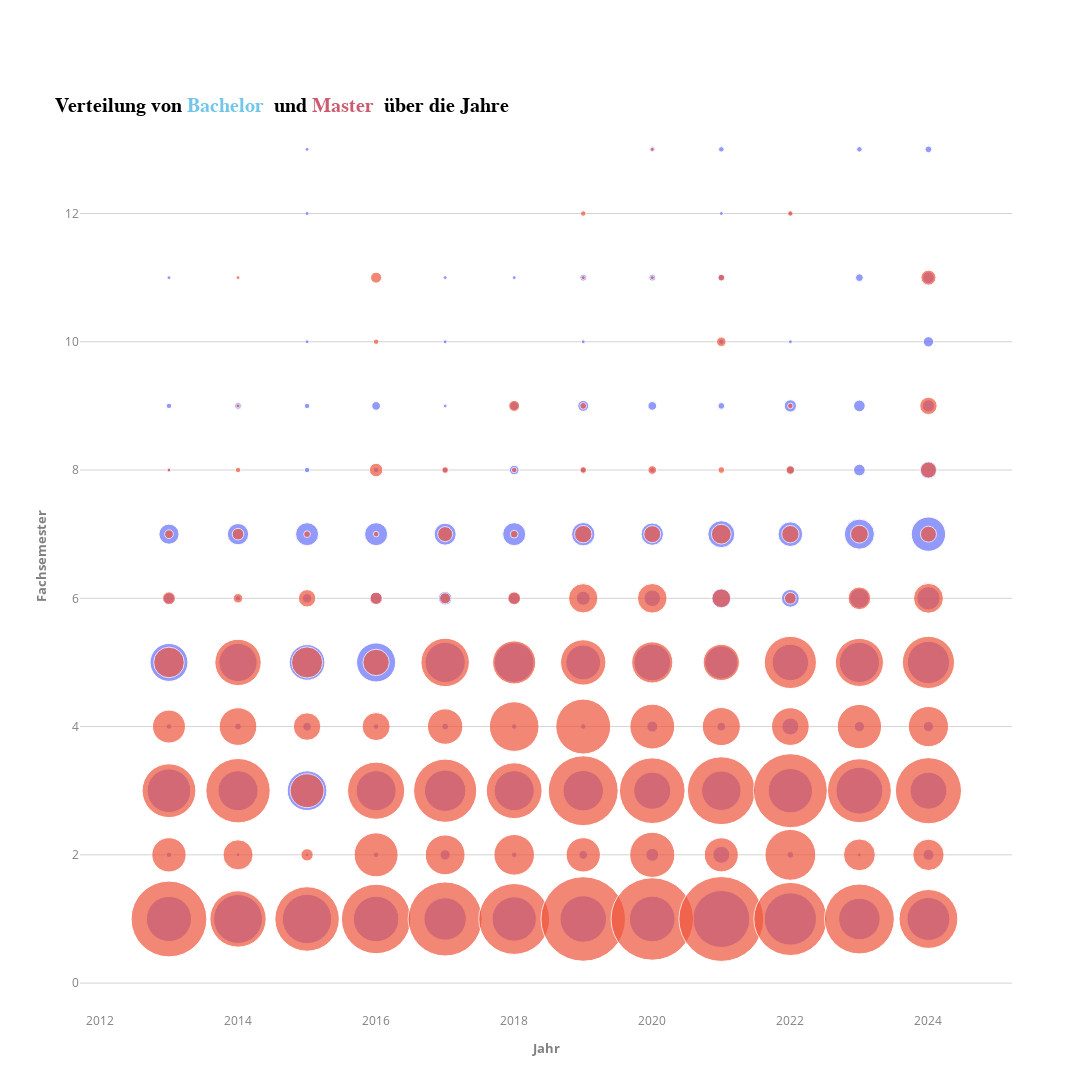

Here is the notebook cell this chart was saved with:
### Code cell
pio.templates["infoviz"] = infoviz_template

# Prepare DataFrame
df = pd.DataFrame(df_sorted)

# Define custom category order (from highest to lowest semester)
category_order = [
    "14 und mehr (%)", "13 (%)", "12 (%)", "11 (%)", "10 (%)", "9 (%)",
    "8 (%)", "7 (%)", "6 (%)", "5 (%)", "4 (%)", "3 (%)", "2 (%)", "1 (%)"
]

# Clean up category names
df["Category"] = df["Category"].str.replace(" (%)", "", regex=False)

# Create scatter plot
fig = px.scatter(
    df,
    x="Jahr",
    y="Category",
    color="Studiengang",
    size="Wert",
    hover_name="Studiengang",
    title="Verteilung von </b><span style='color:#73c6e9;'>Bachelor</span> "
          "<b> und </b><span style='color:#cc5b6e;'>Master</span> <b> über die Jahre",
    labels={"Jahr": "Jahr", "Category": "Fachsemester", "Wert": "Wert"},
    size_max=60,
    category_orders={"Category": category_order}
)

# Layout configuration
fig.update_layout(
    template="infoviz",
    height=1200,
    width=1400,
    showlegend=False
)

# Hinweis: Halbkreise (B.A. / M.A.) waren geplant, aber scheiterten an Plotly-Grenzen
fig.show()
fig.write_image("Plots/pdf/fachsemester1.pdf")

### Figure 1 — Plotly figure (JSON) as saved in the notebook; plotly's stock layout.template omitted (floating-point values rounded to 4 significant figures; data arrays with more than 128 entries replaced by an {"elided": "..."} marker saying what was removed)
{"data": [{"hovertemplate": "<b>%{hovertext}</b><br><br>Studiengang=Bachelor<br>Jahr=%{x}<br>Fachsemester=%{y}<br>Wert=%{marker.size}<extra></extra>", "hovertext": {"elided": "168 str values"}, "legendgroup": "Bachelor", "marker": {"color": "#636efa", "size": {"elided": "168 float values"}, "sizemode": "area", "sizeref": 0.1322, "symbol": "circle"}, "mode": "markers", "name": "Bachelor", "orientation": "v", "showlegend": true, "type": "scatter", "x": {"elided": "168 str values"}, "xaxis": "x", "y": {"elided": "168 str values"}, "yaxis": "y"}, {"hovertemplate": "<b>%{hovertext}</b><br><br>Studiengang=Master<br>Jahr=%{x}<br>Fachsemester=%{y}<br>Wert=%{marker.size}<extra></extra>", "hovertext": {"elided": "168 str values"}, "legendgroup": "Master", "marker": {"color": "#EF553B", "size": {"elided": "168 float values"}, "sizemode": "area", "sizeref": 0.1322, "symbol": "circle"}, "mode": "markers", "name": "Master", "orientation": "v", "showlegend": true, "type": "scatter", "x": {"elided": "168 str values"}, "xaxis": "x", "y": {"elided": "168 str values"}, "yaxis": "y"}], "layout": {"height": 1200, "legend": {"itemsizing": "constant", "title": {"text": "Studiengang"}, "tracegroupgap": 0}, "showlegend": false, "title": {"text": "Verteilung von </b><span style='color:#73c6e9;'>Bachelor</span> <b> und </b><span style='color:#cc5b6e;'>Master</span> <b> über die Jahre"}, "width": 1400, "xaxis": {"anchor": "y", "domain": [0, 1], "title": {"text": "Jahr"}}, "yaxis": {"anchor": "x", "categoryarray": ["1 (%)", "2 (%)", "3 (%)", "4 (%)", "5 (%)", "6 (%)", "7 (%)", "8 (%)", "9 (%)", "10 (%)", "11 (%)", "12 (%)", "13 (%)", "14 und mehr (%)"], "categoryorder": "array", "domain": [0, 1], "title": {"text": "Fachsemester"}}}}
